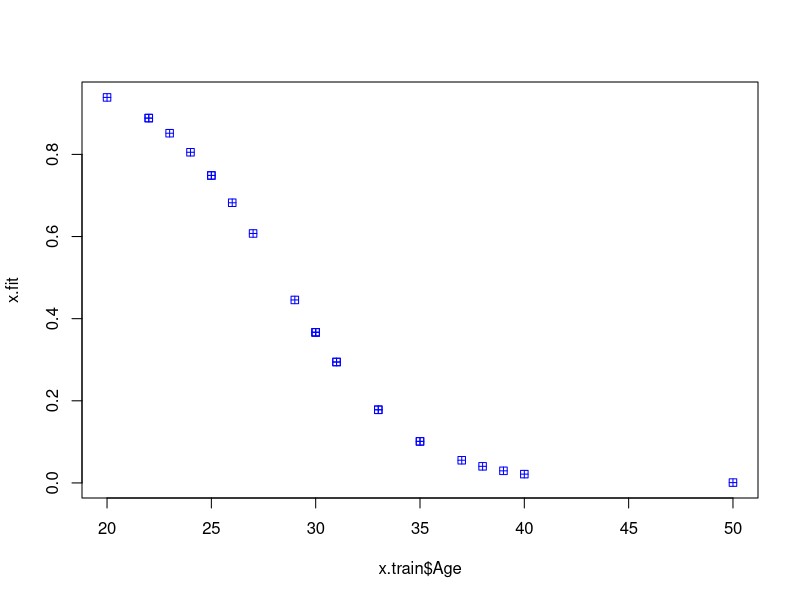
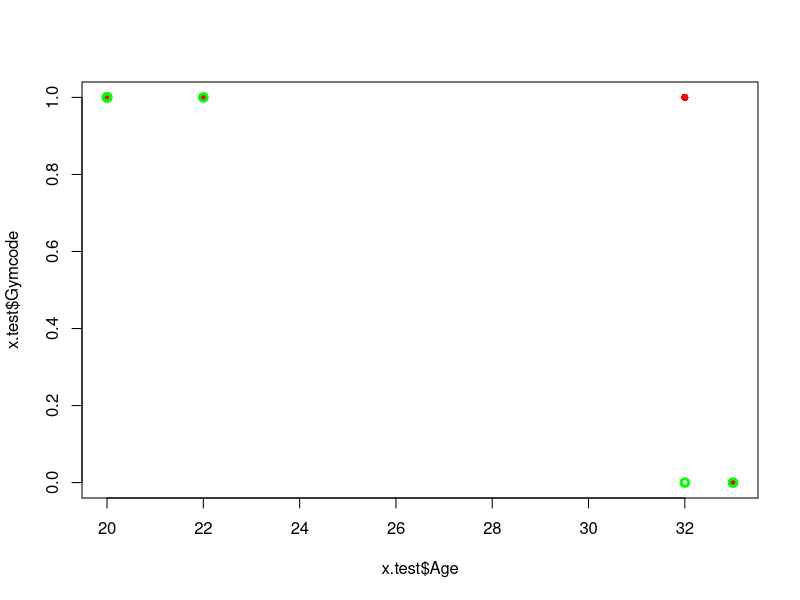
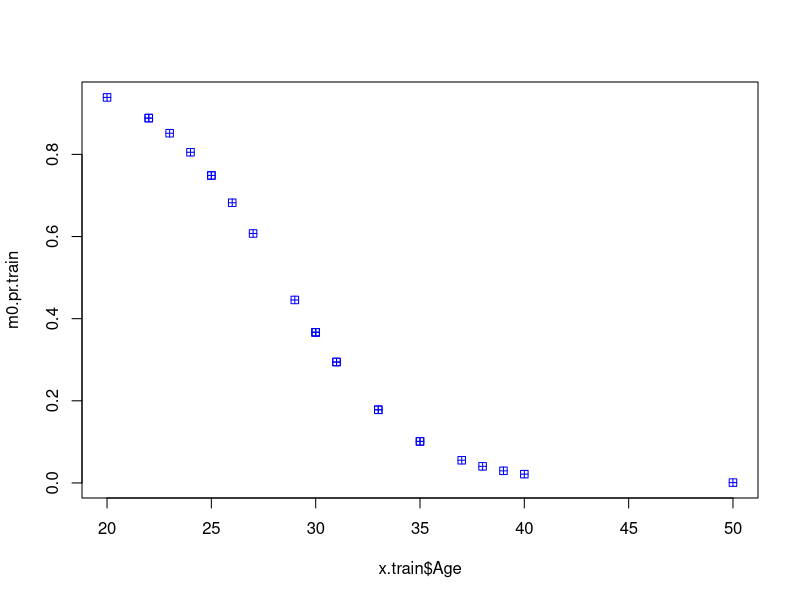
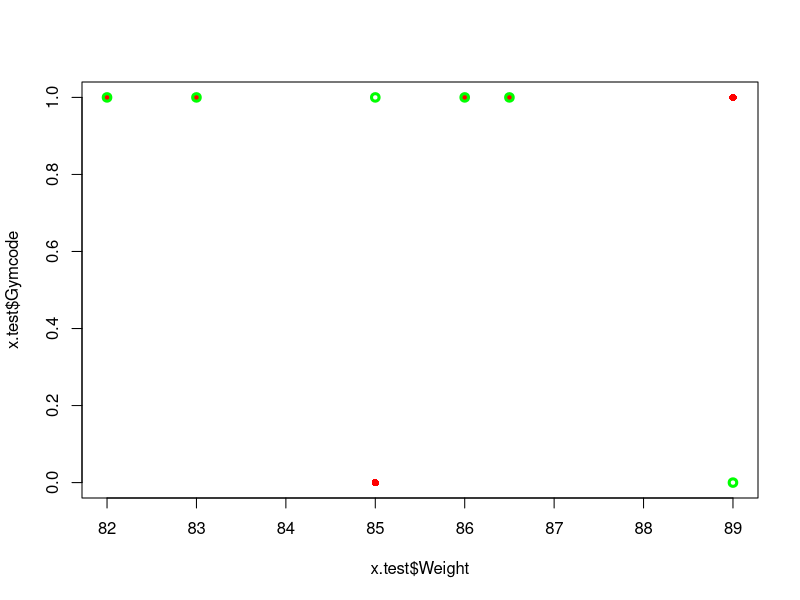

Write the R code that produced these figures, in order.
x=read.csv("employee.csv")
names(x)
dim(x)
names(x)
#
s=sample(nrow(x), 24)
x.train=x[s,]
x.test=x[-s,]
###Model 0
L.m0=glm(Gymcode~Age, family = "binomial", data = x.train)
x.fit=fitted(L.m0, x.train)
x.fit
plot(x.train$Age, x.fit, col="blue", pch=12)

###Make predication with the model 
m0_pr=predict(L.m0, x.test)
m0_pr
cl0_pr=ifelse(m0_pr>0.5, 1, 0)   #dummy variable
table(x.test$Gymcode, cl0_pr)   #confussion matrix

#error rate=/6 =
plot(x.test$Age, x.test$Gymcode, col='red', pch=16)
points(x.test$Age, cl0_pr, col='green', lwd=3)


###Model 1
names(x)
L.m1=glm(Gymcode~Weight, family = "binomial", data = x.train)

m0.pr.train=fitted(L.m0, x.train)
#summary(m0.pr.train)
plot(x.train$Age, m0.pr.train, col="blue", pch=12)

###Make predication with the model 
m1_pr=predict(L.m1, x.test)
cl1_pr=ifelse(m1_pr>0.5, 1, 0)
table(x.test$Gymcode, cl1_pr)
##error rate=/6=

plot(x.test$Weight, x.test$Gymcode, col='red', pch=16)
points(x.test$Weight, cl1_pr, col='green', lwd=3)

## >> choose model


##New data 
Age.new=data.frame(Age=c(20, 26, 60))
cl_pred_new=predict(L.m0, Age.new)
cl_pred_new
class_new=ifelse(cl_pred_new>0.5, 1, 0)
class_new